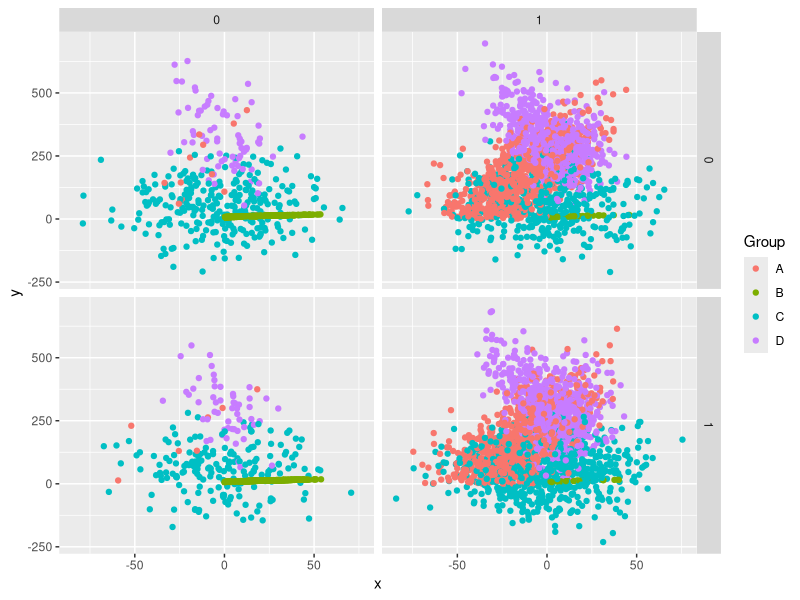
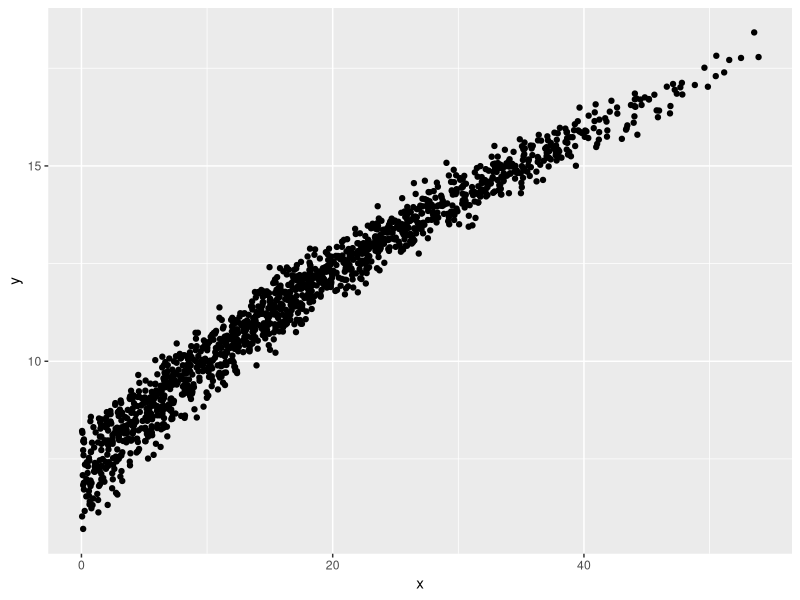
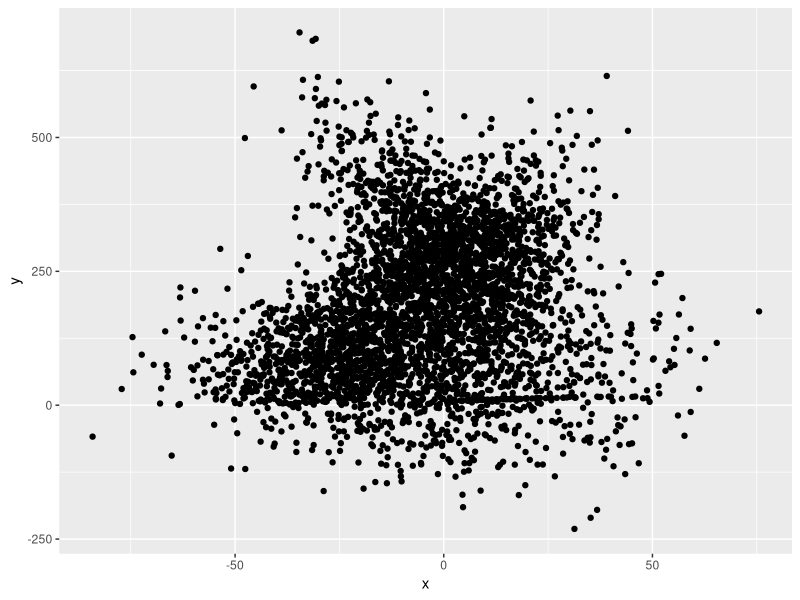
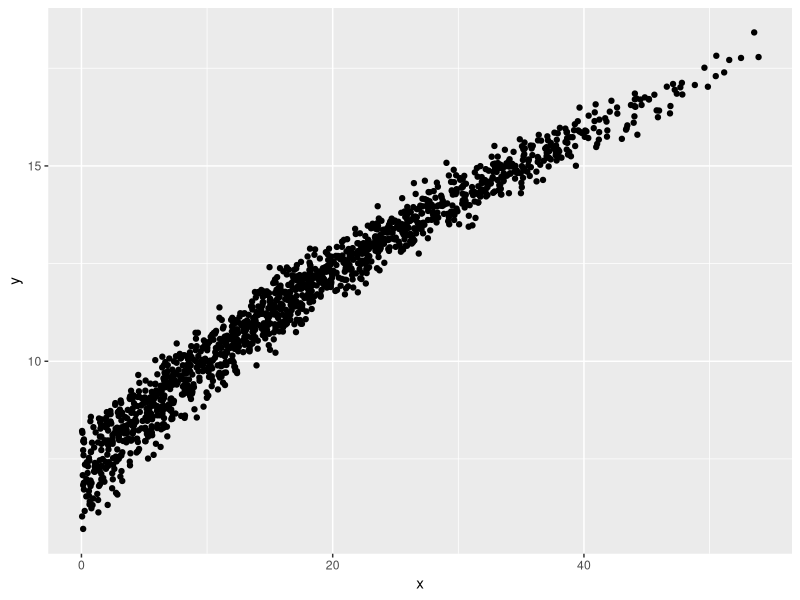
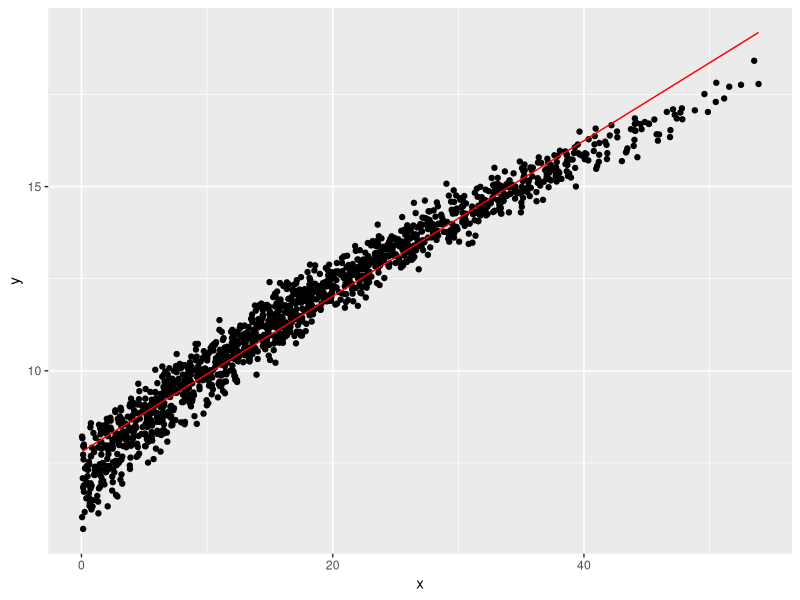
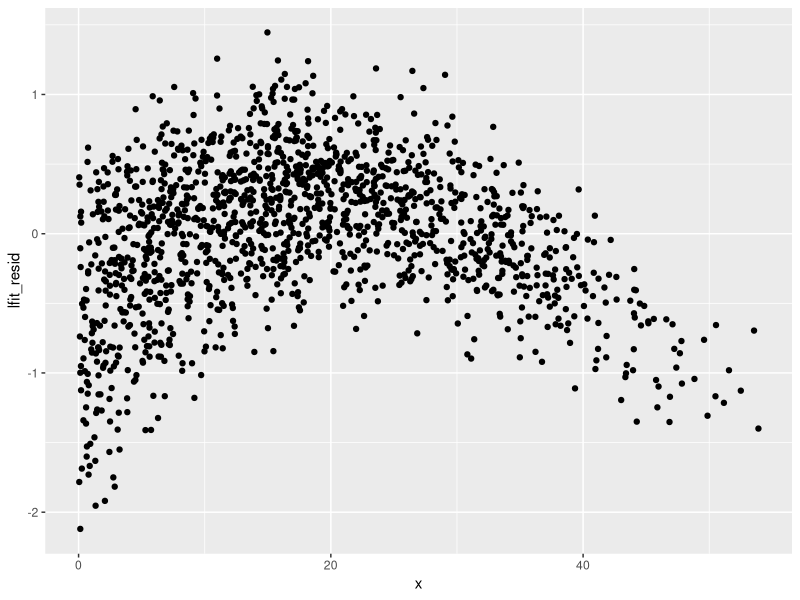
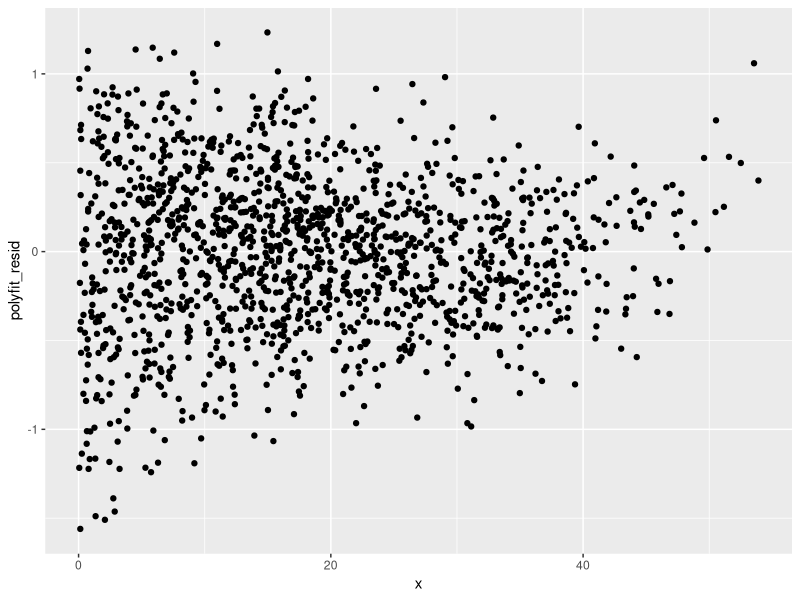
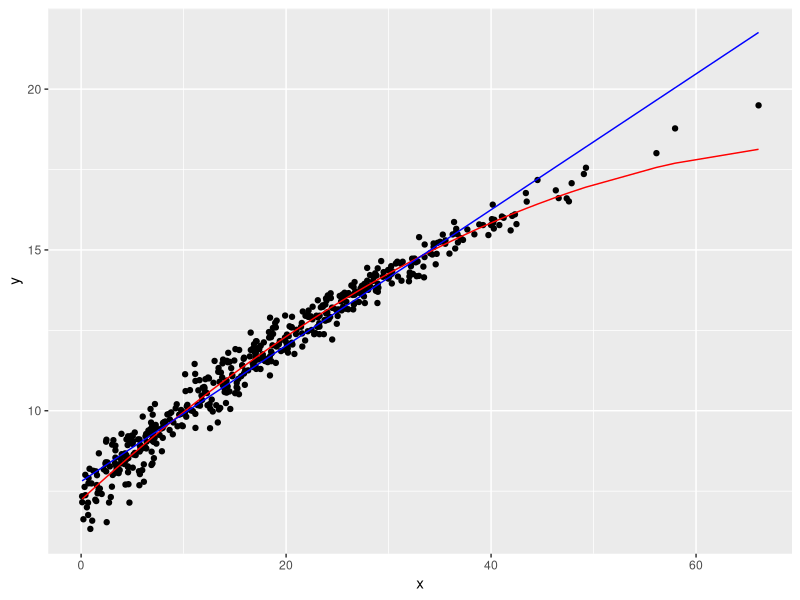

The R source for these figures, in order: (Note: this script raises an error after producing the figures.)
# Jeffrey Williams
# DATA-312
# Dr. Robinson
# 11 April 2022

# Cleaning workspace / loading libraries
rm(list = ls())
gc()

library(tidyverse)
library(modelr)

# Load dataset
raw_data <- read_csv('data312_ml_michaelr.csv')

# Sampling
raw_data_samplingframe <- raw_data %>% 
  mutate(snum = sample.int(n(), n()) / n())

training <- raw_data_samplingframe %>% filter(snum < 0.6) %>% select(-snum)

query <- raw_data_samplingframe %>% filter(snum >= 0.6, snum < 0.8) %>%
  select(-snum)

test <- raw_data_samplingframe %>% filter(snum > 0.8) %>% select(-snum)

training %>% write_csv('michaelr_training.csv')
query %>% write_csv('michaelr_query.csv')
test %>% write_csv('michaelr_test.csv')

# Exploration
training %>% ggplot(aes(x, y, color = Group)) + geom_point() + 
  facet_grid(vars(s), vars(t))

training %>% filter(Group == 'B') %>% ggplot(aes(x, y)) + geom_point()

training %>% filter(t == 1) %>% ggplot(aes(x, y)) + geom_point()

training %>% count(Group)

training %>% count(Group, t) %>% pivot_wider(names_from = t, values_from = n)

training_B <- training %>% filter(Group == "B")

training_B %>% ggplot(aes(x, y)) + geom_point()

lfit <- lm(y~x, training_B)

training_lfit <- training_B %>% add_predictions(lfit, var = 'lfit_y')

training_lfit %>% ggplot() + geom_point(aes(x, y)) + 
  geom_line(aes(x, lfit_y), color = 'red') 

training_lfit <- training_lfit %>% add_residuals(lfit, var = 'lfit_y')

training_lfit <- training_B %>% add_predictions(lfit, var = 'lfit_y') %>% 
  add_residuals(lfit, var = 'lfit_resid')

training_lfit %>% ggplot(aes(x, lfit_resid)) + geom_point()

polyfit <- lm(y~poly(x, 2), training_B)

training_both <- training_B %>% add_predictions(polyfit, var = 'polyfit_y') %>%
  add_residuals(polyfit, var = 'polyfit_resid')

training_both %>% ggplot(aes(x, polyfit_resid)) + geom_point()

query_B <- query %>% filter(Group == 'B') %>% 
  add_predictions(lfit, var = 'lfit_pred') %>%
  add_residuals(lfit, var = 'lfit_resid') %>%
  add_predictions(polyfit, var = 'polyfit_pred') %>%
  add_residuals(polyfit, var = 'polyfit_resid')

query_B %>% ggplot() + geom_point(aes(x, y)) + 
  geom_line(aes(x, polyfit_pred), color = 'red') +
  geom_line(aes(x, lfit_pred), color = 'blue')

test_B <- test %>% filter(Group == 'B') %>%
  add_predictions(polyfit, var = 'polyfit_pred') %>% 
  add_residuals(polyfit, var = 'polyfit_resid')

test_B %>% ggplot(aes(polyfit_resid)) + geom_histogram()

# Shifting to use of my own data

# Loading raw data
my_data <- read_csv('5030143_HW4A.csv')

# Sampling
my_samplingframe <- my_data %>% 
  mutate(snum = sample.int(n(), n()) / n())

my_training <- my_samplingframe %>% filter(snum < 0.6) %>% select(-snum)

my_query <- my_samplingframe %>% filter(snum >= 0.6, snum < 0.8) %>%
  select(-snum)

my_test <- my_samplingframe %>% filter(snum > 0.8) %>% select(-snum)

my_training %>% write_csv('5030143_training.csv')
my_query %>% write_csv('5030143_query.csv')
my_test %>% write_csv('5030143_test.csv')

# Exploration / visualization

my_training %>% filter(t == 1) %>% ggplot(aes(x, y)) + geom_point()

my_training %>% filter(t == 0) %>% ggplot(aes(x, y)) + geom_point()

my_training %>% count(Group) %>% select(n) %>% chisq.test()

my_training %>% ggplot(aes(x, y, color = Group)) + geom_point() +
  facet_grid(vars(s), vars(t))

my_training %>% filter(Group == 'H') %>% 
  ggplot(aes(x, y, color = Group)) + geom_point() +
  facet_grid(vars(s), vars(t))

my_training %>% filter(Group == 'H') %>% ggplot(aes(y, x)) + geom_point()

my_training %>% filter(t == 1) %>% ggplot(aes(x, y)) + geom_point()

my_training %>% filter(Group == 'H') %>% chisq.test()

# Modeling Problem 1:
# I have chosen Group H, particularly as t = 0, as there appears to be a
# considerable corerlation in the points that generally decreases. At this
# juncture, I am envisioning a linear regression model suiting this quite
# well.

my_training_H <- my_training %>% filter(Group == 'H')

my_lfit <- lm(y~x, data = my_training_H)

my_polyfit <- lm(y~poly(x, 2), my_training_H)

my_training_H_lfit <- my_training_H %>% 
  add_predictions(my_lfit, var = 'my_lfit_y')

my_training_H_lfit %>% ggplot() + geom_point(aes(y, x)) + 
  geom_line(aes(my_lfit_y, x), color = 'blue')

my_training_H_polyfit <- my_training_H %>%
  add_predictions(my_polyfit, var = 'my_polyfit_y') %>%
  add_residuals(my_polyfit, var = 'my_polyfit_residuals')

my_training_H_polyfit %>% ggplot() + geom_point(aes(x, y)) + 
  geom_line(aes(x,my_polyfit_y), color='green')

# Modeling Problem 2:
# I have chosen the relationship between y and x for Group 'F', as there appears
# to be a rather strong relationship between x and y, in addition to the 
# outlying characteristic that it protrudes rather fiercely from the plots
# of the latter groups.
